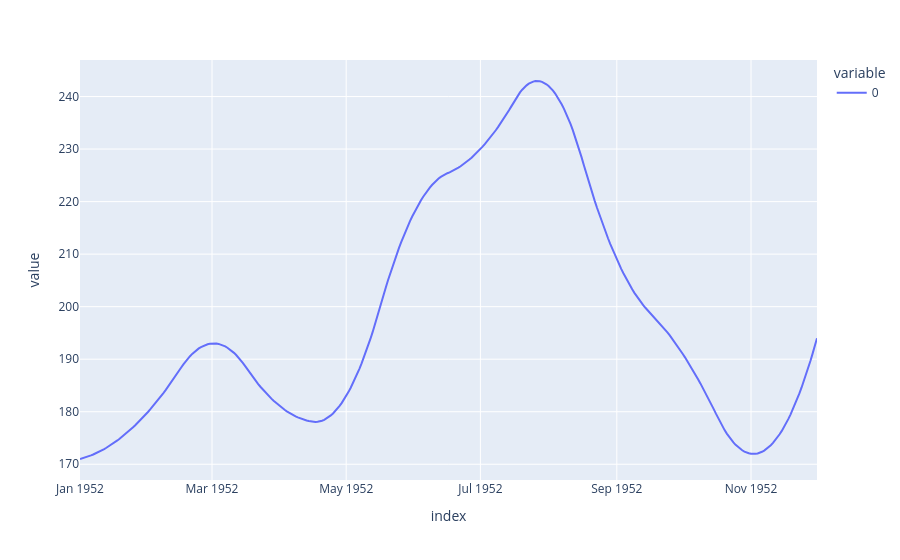

Notebook cell for this chart:
### Code cell
poly.plot()

### Figure 1 — Plotly figure (JSON) as saved in the notebook; plotly's stock layout.template omitted (floating-point values rounded to 4 significant figures; data arrays with more than 128 entries replaced by an {"elided": "..."} marker saying what was removed)
{"data": [{"hovertemplate": "variable=0<br>index=%{x}<br>value=%{y}<extra></extra>", "legendgroup": "0", "line": {"color": "#636efa", "dash": "solid"}, "marker": {"symbol": "circle"}, "mode": "lines", "name": "0", "orientation": "v", "showlegend": true, "type": "scatter", "x": {"elided": "336 str values"}, "xaxis": "x", "y": {"elided": "336 float values"}, "yaxis": "y"}], "layout": {"autosize": true, "legend": {"title": {"text": "variable"}, "tracegroupgap": 0}, "margin": {"t": 60}, "xaxis": {"anchor": "y", "autorange": true, "domain": [0, 1], "range": ["1952-01-01", "1952-12-01"], "title": {"text": "index"}, "type": "date"}, "yaxis": {"anchor": "x", "autorange": true, "domain": [0, 1], "range": [167.0, 247.0], "title": {"text": "value"}, "type": "linear"}}}
